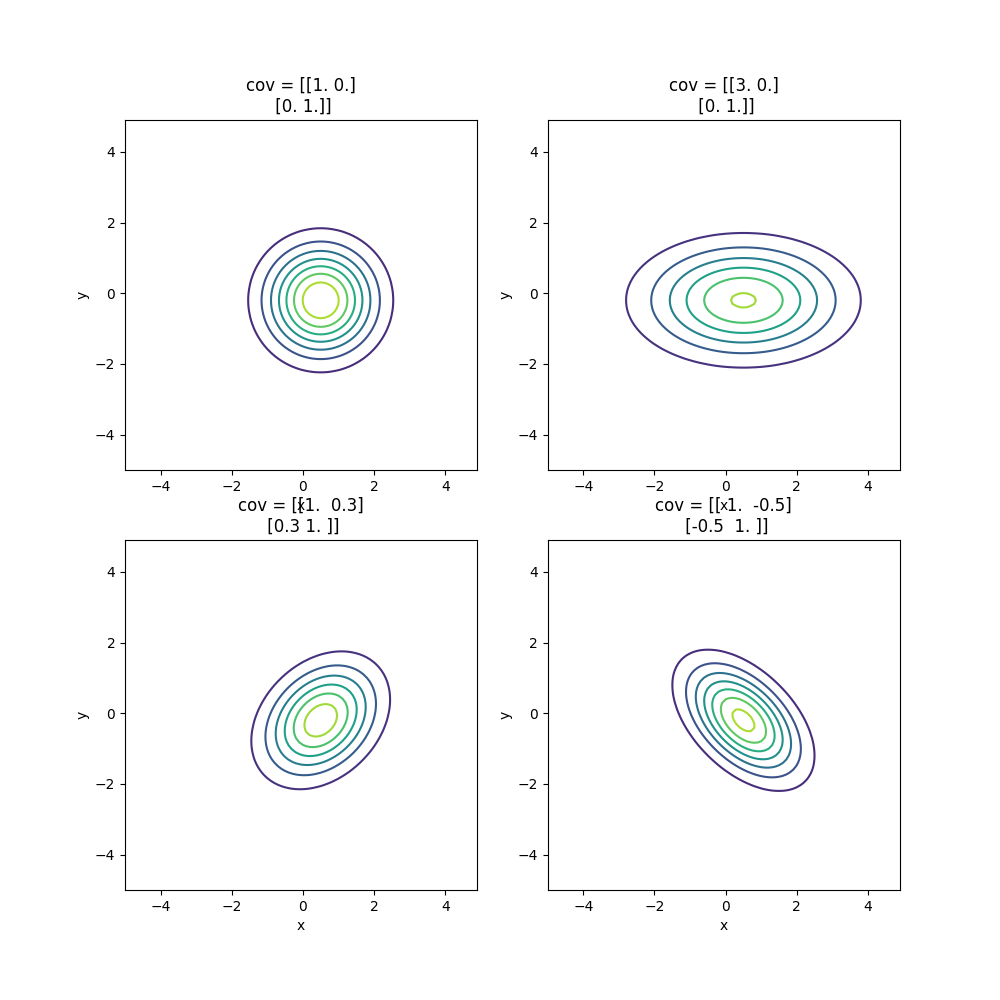

Write Python code to recreate this figure.
import numpy as np
import matplotlib.pyplot as plt
from multivariate_normal import multivariate_normal


mu = np.array([0.5, -0.2])

cov1 = np.array([[1.0, 0.0],
                 [0.0, 1.0]])

cov2 = np.array([[3.0, 0.0],
                 [0.0, 1.0]])

cov3 = np.array([[1.0, 0.3],
                 [0.3, 1.0]])

cov4 = np.array([[1.0, -0.5],
                 [-0.5, 1.0]])

covs = np.array([cov1, cov2, cov3, cov4])



xs = ys = np.arange(-5, 5, 0.1)
X, Y = np.meshgrid(xs, ys)
Z = np.zeros((covs.shape[0], X.shape[0], X.shape[1]))


for idx in range(Z.shape[0]):
    for i in range(X.shape[0]):
        for j in range(X.shape[1]):
            x = np.array([X[i, j], Y[i, j]])
            Z[idx][i, j] = multivariate_normal(x, mu, covs[idx])


# plot
fig = plt.figure(figsize=(10, 10))

for i in range(Z.shape[0]):
    ax = fig.add_subplot(2, 2, i+1)
    ax.set_xlabel('x')
    ax.set_ylabel('y')
    ax.set_title(f'cov = {covs[i]}')
    ax.contour(X, Y, Z[i])

plt.savefig('cov.png')
